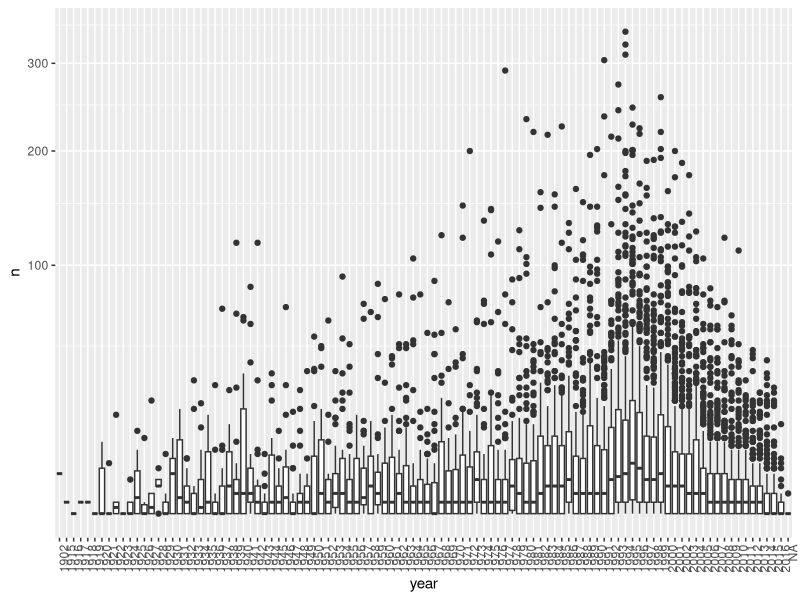
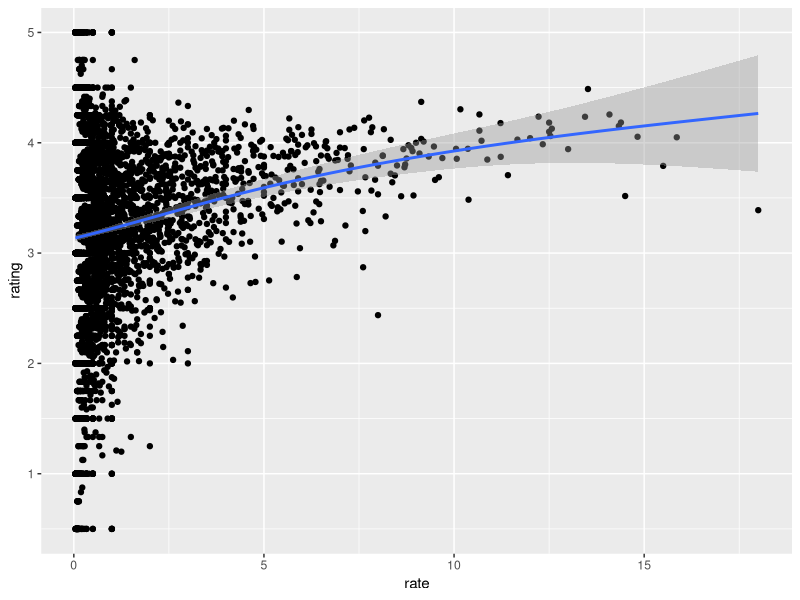
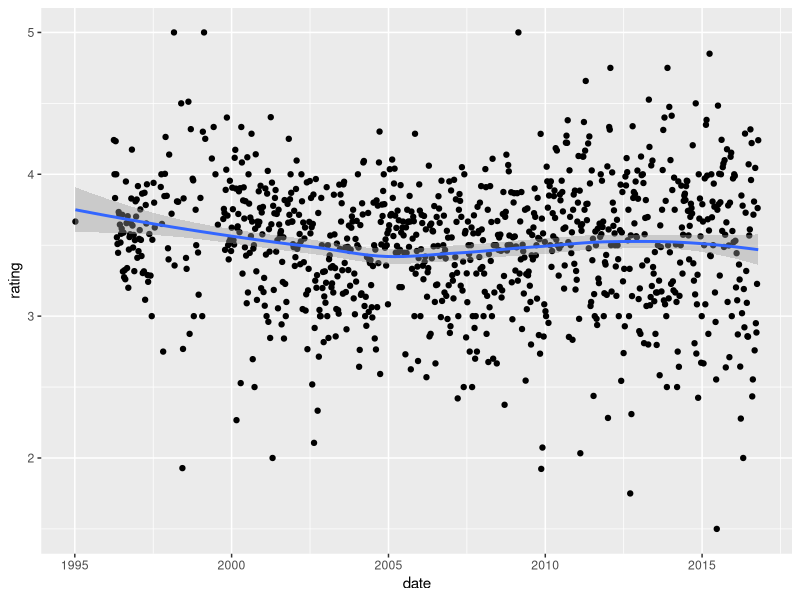
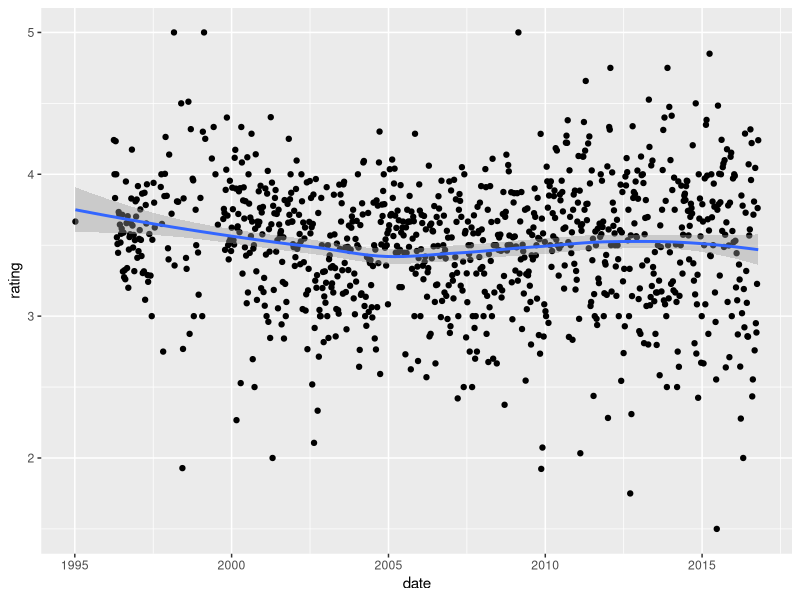
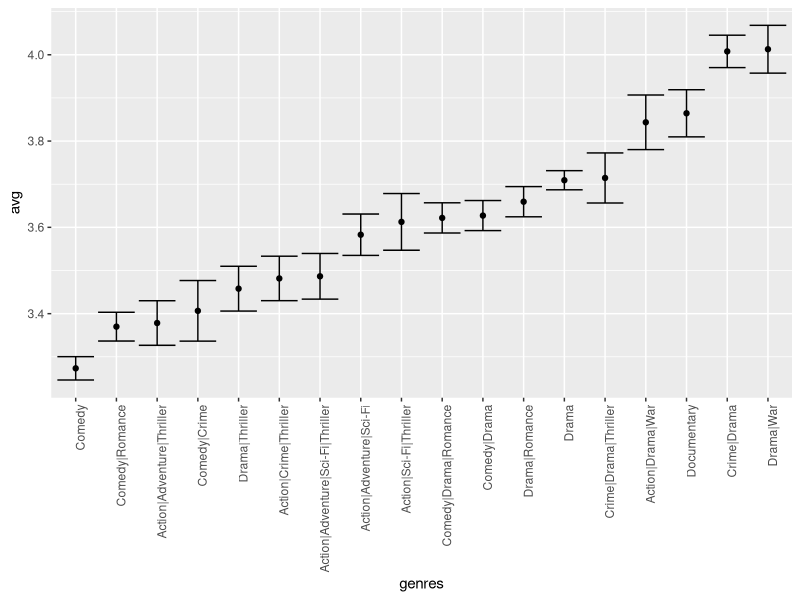

Write R code to recreate these figures, in order.
#Comprehension Check: Recommendation Systems
library(tidyverse)
library(lubridate)
library(dslabs)
data("movielens")

#Q1
#What year has the highest median number of ratings?
movielens %>% group_by(movieId) %>%
  summarize(n = n(), year = as.character(first(year))) %>%
  qplot(year, n, data = ., geom = "boxplot") +
  coord_trans(y = "sqrt") +
  theme(axis.text.x = element_text(angle = 90, hjust = 1))

#Q2
#What is the average rating for the movie The Shawshank Redemption?
#What is the average number of ratings per year for the movie Forrest Gump?
movielens %>% 
  filter(year >= 1993) %>%
  group_by(movieId) %>%
  summarize(n = n(), years = 2018 - first(year),
            title = title[1],
            rating = mean(rating)) %>%
  mutate(rate = n/years) %>%
  top_n(25, rate) %>%
  arrange(desc(rate))

#Q3
#What type of trend do you observe?
movielens %>% 
  filter(year >= 1993) %>%
  group_by(movieId) %>%
  summarize(n = n(), years = 2017 - first(year),
            title = title[1],
            rating = mean(rating)) %>%
  mutate(rate = n/years) %>%
  ggplot(aes(rate, rating)) +
  geom_point() +
  geom_smooth()

#Q4
#Given your observations in the exercise in Q3, which of the following strategies would be most appropriate?
library(lubridate)
movielens <- mutate(movielens, date = as_datetime(timestamp)) #answer

#Q5
#What type of trend do you observe?
movielens %>% mutate(date = round_date(date, unit = "week")) %>%
  group_by(date) %>%
  summarize(rating = mean(rating)) %>%
  ggplot(aes(date, rating)) +
  geom_point() +
  geom_smooth()

#Q6
#Compute the average rating for each week and plot this average against date. Hint: use the round_date() function before you group_by().
#What type of trend do you observe?
movielens %>% mutate(date = round_date(date, unit = "week")) %>%
  group_by(date) %>%
  summarize(rating = mean(rating)) %>%
  ggplot(aes(date, rating)) +
  geom_point() +
  geom_smooth()
#There is some evidence of a time effect on average rating.

#Q7
#If we define  du,i  as the day for user's  u  rating of movie  i , which of the following models is most appropriate?
#Yu,i=??+bi+bu+f(du,i)+??u,i , with  f  a smooth function of  du,i

#Q8
#Which genre has the lowest average rating?
movielens %>% group_by(genres) %>%
  summarize(n = n(), avg = mean(rating), se = sd(rating)/sqrt(n())) %>%
  filter(n >= 1000) %>% 
  mutate(genres = reorder(genres, avg)) %>%
  ggplot(aes(x = genres, y = avg, ymin = avg - 2*se, ymax = avg + 2*se)) + 
  geom_point() +
  geom_errorbar() + 
  theme(axis.text.x = element_text(angle = 90, hjust = 1))

#Q9
#If we define  gu,i  as the genre for user  u 's rating of movie  i , which of the following models is most appropriate?
#Yu,i=??+bi+bu+???Kk=1xku,i??k+??u,i , with  xku,i=1  if  gu,i  is genre  k
